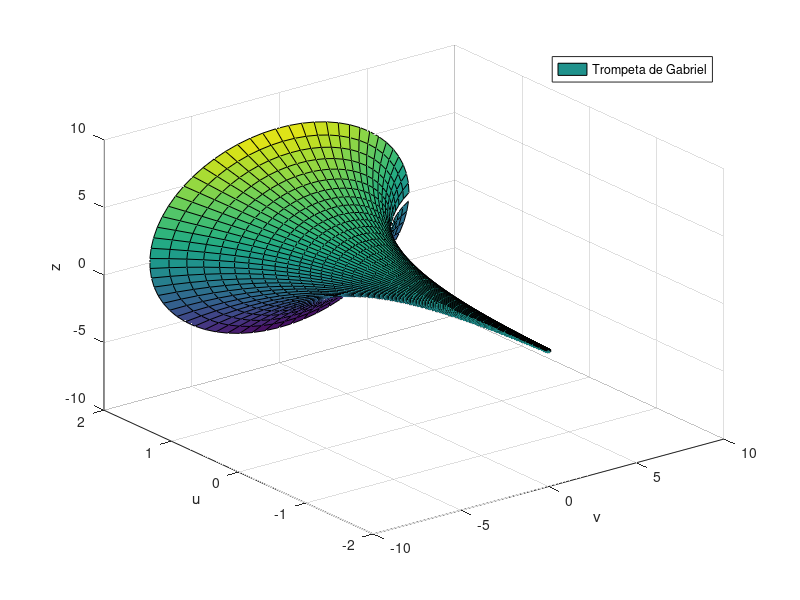

Here is the MATLAB script that generated this plot: (Note: this script raises an error after producing the figure.)
% Autores: Mateo Chimbo
%          Erick Dumas
%          Karla Esterilla
%
% Fecha: 12/12/2021
%
% Descripcion: 
% Implementacion del metodo para solucion de integrales imporpias.

clear, clc

% Problema 1
% Se requiere calcular el volumen de la Trompeta de Gabriel, solido en 
% revolucion que se genera al girar alrededor del eje x la superficie limitada 
% por la curva y = 1/x.

disp('Problema 1')

f = @(x) 1/(x.^2) ;

try
[I] = impropias(f, 'i', 1, 1/8);
V = I*pi
catch err
fprintf('Error: %s\n',err.message);
end

% Grafica 
u=(-2:0.1:2)'; 
v=0:0.1:2*pi; 
X=exp(u)*cos(v); 
Y=u*ones(size(v)); 
Z=exp(u)*sin(v); 
surf(X,Y,Z) 
legend('Trompeta de Gabriel')
xlabel('v');ylabel('u');zlabel('z')


%Problema 2

f = @(x) exp(-x.^2/2);
li = '-i';
lr = -2;

impropias(f, li, lr, 1/8)